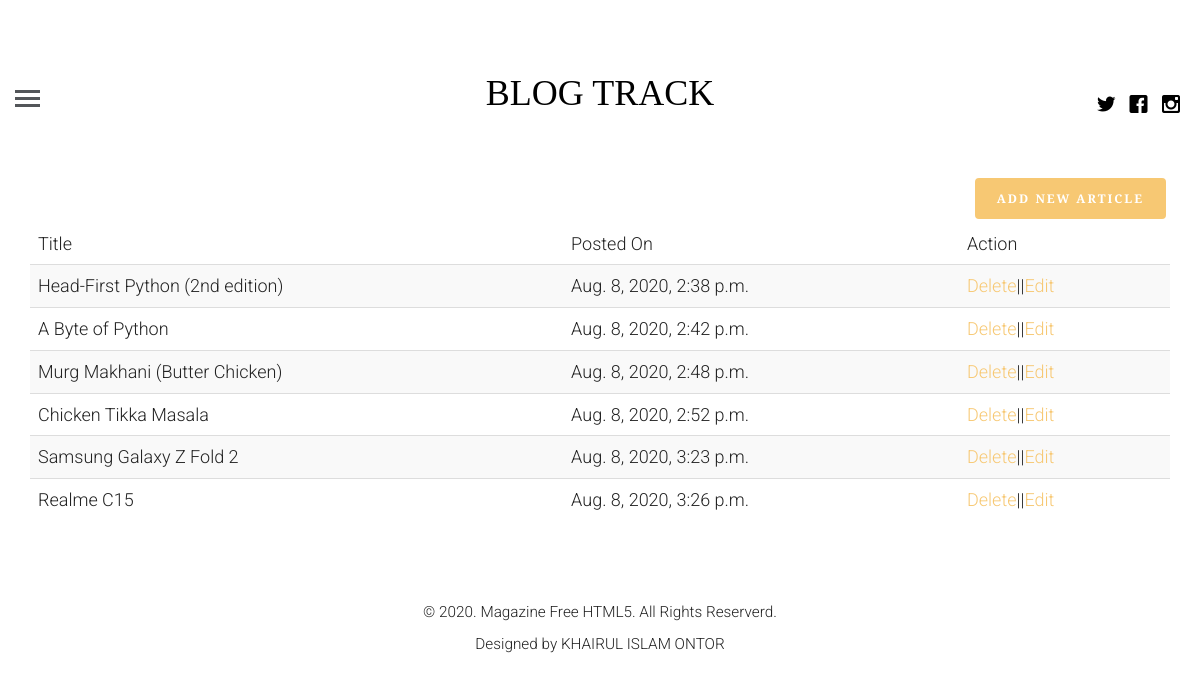
Screenshot of /profile (signed in) with the database file from the repository.
### blogapp/models.py (models this page shows, shortened)
class article(models.Model):
    article_author = models.ForeignKey(author, on_delete=models.CASCADE)
    title = models.CharField(max_length=200)
    body = models.TextField()
    image = models.FileField()
    posted_on = models.DateTimeField(auto_now=False, auto_now_add=True)
    updated_on = models.DateTimeField(auto_now=True, auto_now_add=False)
    category = models.ForeignKey(category, on_delete=models.CASCADE)

### blogapp/views.py (the view, shortened to what this page needs)
# urls.py: path('profile', views.getProfile, name="profile"),
def getProfile(request):
    if request.user.is_authenticated:
        user = get_object_or_404(User, id=request.user.id)
        author_profile = author.objects.filter(name=user.id)
        if author_profile:
            authorUser = get_object_or_404(author, name=request.user.id)
            post = article.objects.filter(article_author=authorUser.id)
            return render(request, 'logged_in_profile.html', {"post": post, "user": authorUser})
    else:
        return redirect('blog:login')

### templates/logged_in_profile.html (shortened to what this page needs)
{% extends 'base.html' %}
{% block content %}
    <div class="container">
        <a href="{% url 'blog:create' %}" class="btn btn-primary pull pull-right">Add new article</a>
    <table class="table table-striped">
        <thead>
        <tr>
            <td>Title</td>
            <td>Posted On</td>
            <td>Action</td>
        </tr>
        </thead>
        <tbody>
        {% for p in post %}
            <tr>
                <td>{{ p.title }}</td>
                <td>{{ p.posted_on }}</td>
                <td><a href="{% url 'blog:delete' pid=p.id %}">Delete</a>||<a href="{% url 'blog:update' pid=p.id %}">Edit</a></td>
            </tr>
        {% endfor %}
        </tbody>
</table>
    </div>
{% endblock %}

### blogapp/static/css/style.css (style rules this page uses)
html { background: #fff; }
body { font-family: "Roboto", arial, sans-serif; font-size: 18px; font-weight: 300; line-height: 1.8; color: #222; background: #fff; }
a { color: #f7c873; -webkit-transition: 0.5s; -o-transition: 0.5s; transition: 0.5s; }
.btn { margin-right: 4px; margin-bottom: 4px; font-family: "Playfair Display", times, serif; font-size: 12px; letter-spacing: 2px; text-transform: uppercase; font-weight: 700; -webkit-border-radius: 4px; -moz-border-radius: 4px; -ms-border-radius: 4px; border-radius: 4px; -webkit-transition: 0.5s; -o-transition: 0.5s; transition: 0.5s; }
.btn-primary { background: #f7c873; color: #fff; border: 2px solid #f7c873; }

### rows the page displays
article: title "Head-First Python (2nd edition)", posted_on "Aug. 8, 2020, 2:38 p.m."
article: title "A Byte of Python", posted_on "Aug. 8, 2020, 2:42 p.m."
article: title "Murg Makhani (Butter Chicken)", posted_on "Aug. 8, 2020, 2:48 p.m."
article: title "Chicken Tikka Masala", posted_on "Aug. 8, 2020, 2:52 p.m."
article: title "Samsung Galaxy Z Fold 2", posted_on "Aug. 8, 2020, 3:23 p.m."
article: title "Realme C15", posted_on "Aug. 8, 2020, 3:26 p.m."
